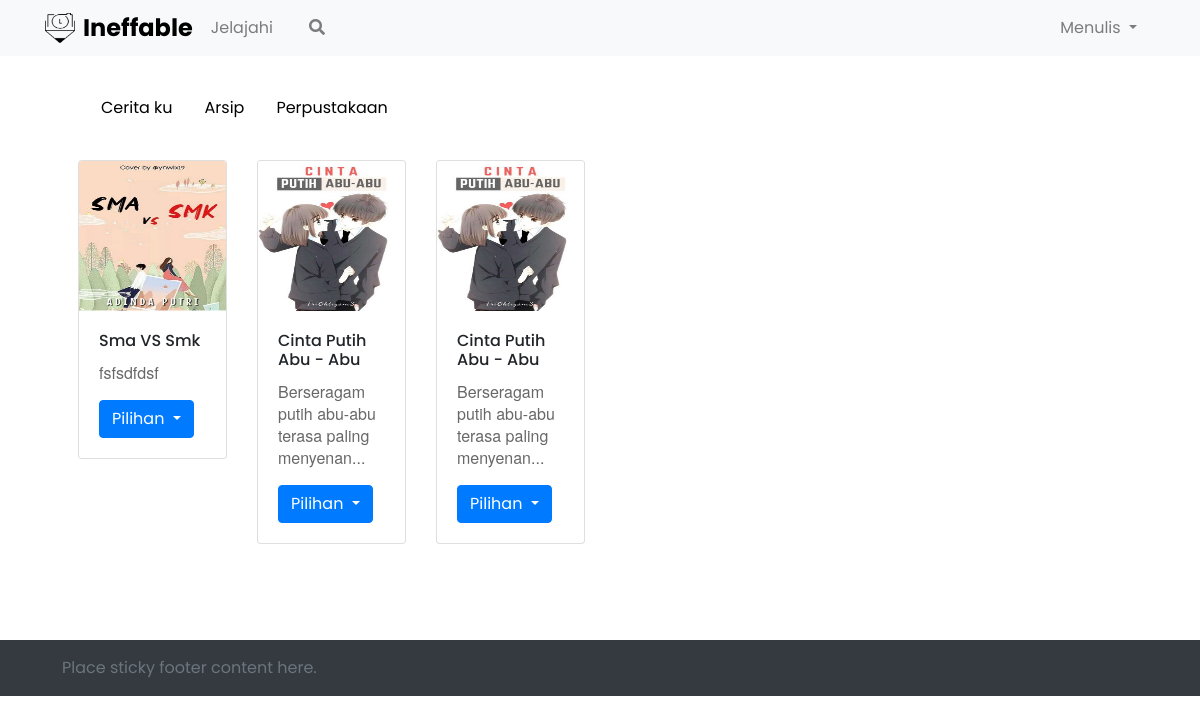
Screenshot of /beranda.php?beranda=profile&profile=perpustakaan with the database file from the repository.
### tables this page shows
CREATE TABLE `perpustakaan` (
  `id` int(11) NOT NULL,
  `post_id` int(11) NOT NULL,
  `user_id` int(11) NOT NULL
);

CREATE TABLE `tb_post` (
  `id` int(11) NOT NULL,
  `judul` varchar(200) NOT NULL,
  `kategori_id` int(11) NOT NULL,
  `photo` text NOT NULL,
  `isi` text NOT NULL,
  `view` int(11) NOT NULL,
  `status` enum('arsip','publis','disable') NOT NULL,
  `user_id` int(11) NOT NULL
);

### perpustakaan.php (the view, shortened to what this page needs)
<?php
include "db/koneksi.php";
$data = $conn->query("SELECT * FROM perpustakaan join tb_post on perpustakaan.post_id = tb_post.id WHERE perpustakaan.user_id='$_SESSION[email]'");
while ($d = mysqli_fetch_array($data)) {
?>
	<div class="col-md-2">
		<div class="card">
			<img src="images/<?php echo $d['photo'] ?>" class="card-img-top" alt="...">
			<div class="card-body">
				<h5 class="card-title" style="font-size: 16px"><?php echo $d['judul'] ?></h5>
				<p class="card-text"><?php echo mb_strimwidth($d['isi'], 0, 50, "..."); ?></p>
				<div class="btn-group" role="group">
					<button id="btnGroupDrop1" type="button" class="btn btn-primary dropdown-toggle" href="#" id="navbarDropdown" role="button" data-bs-toggle="dropdown" aria-expanded="false">
						Pilihan
					</button>
				</div>
			</div>
		</div>
	</div>
<?php
}
?>

### style.css (style rules this page uses)
* { margin: 0; padding: 0; box-sizing: border-box; font-family: "Poppins", sans-serif; }
.card-img-top { object-fit: cover 50% 50% no-repeat; height: 150px; }

### beranda.php (style rules this page uses)
p { font-family: "Source Sans Pro", "Helvetica Neue", Helvetica, Arial, sans-serif; font-style: normal; font-weight: 400; font-size: 16px; line-height: 22px; color: rgba(18, 18, 18, .64); }

### rows the page displays
perpustakaan: post.photo (picture), post.judul "Sma VS Smk", post.isi "fsfsdfdsf"
perpustakaan: post.photo (picture), post.judul "Cinta Putih Abu - Abu", post.isi "Berseragam putih abu-abu terasa paling menyenan..."
perpustakaan: post.photo (picture), post.judul "Cinta Putih Abu - Abu", post.isi "Berseragam putih abu-abu terasa paling menyenan..."
